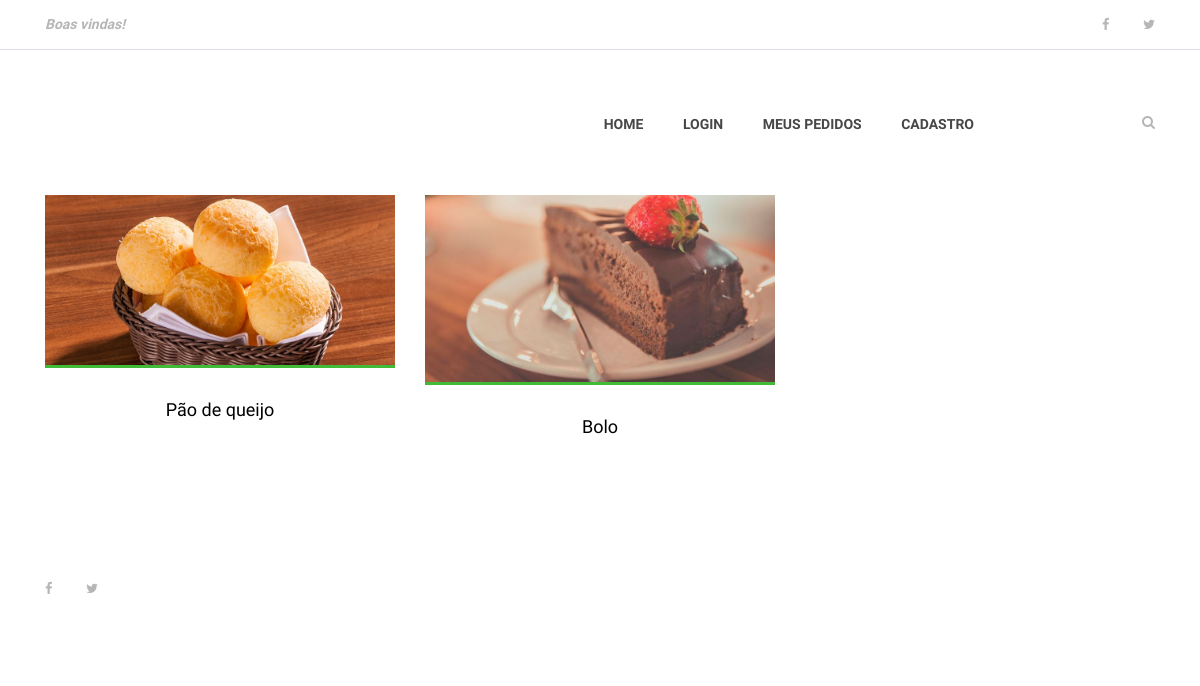
The app's page /buscar with its own data.
### receitas/models.py (models this page shows, shortened)
class Receita(models.Model):
    nome_receita = models.CharField(max_length=255)
    ingredientes = models.TextField()
    modo_de_preparo = models.TextField()
    tempo_preparo = models.IntegerField()
    rendimento = models.CharField(max_length=100)
    categoria = models.CharField(max_length=100)
    data_receita = models.DateTimeField(default=datetime.now, blank=True)
    publicada = models.BooleanField(default=False)
    foto_receita = models.ImageField(
        upload_to='fotos/%d/%m/%Y', blank='True')
    preco = models.DecimalField(max_digits=4, decimal_places=2)
    pessoa = models.ForeignKey(User, on_delete=models.CASCADE)

### receitas/views.py (the view)
# urls.py: path('buscar', views.buscar, name='buscar'),
@requires_csrf_token
def buscar(request):
    lista_receitas = Receita.objects.order_by(
        '-data_receita').filter(publicada=True)
    if 'buscar' in request.GET:
        nome_busca = request.GET['buscar']
        if buscar:
            lista_receitas = lista_receitas.filter(
                nome_receita__icontains=nome_busca)
    lista_dados = {
        'receitas': lista_receitas
    }
    return render(request, 'buscar.html', lista_dados)

### templates/buscar.html (shortened to what this page needs)
{% extends 'base.html' %}
{% load static%}
{% block content %}
    {% include 'partials/menu.html' %}
    <section class="best-receipe-area">
        <div class="container">
            <div class="row">
                {% if receitas %}
                {% for receita in receitas %}
                <div class="col-12 col-sm-6 col-lg-4">
                    <div class="single-best-receipe-area mb-30">
                        {% if receita.foto_receita  == '' %}
                            <img src="{% static 'img/bg-img/foto_receita.png' %}" alt="">
                        {% else %}
                            <img src="{{ receita.foto_receita.url }}" alt="">
                        {% endif %}
                        <div class="receipe-content">
                            <a href="{% url 'receita'  receita.id %}">
                                <h5> {{ receita.nome_receita }} </h5>
                            </a>
                        </div>
                    </div>
                </div>
                {% endfor %}
                {% else %}
                    <div class="col-12 col-sm-6 col-lg-4">
                        <p>Receita não encontrada </p>
                    </div>
                {% endif %}
            </div>
        </div>
    </section>
    {% include 'partials/footer.html'%}
{% endblock %}

### blog_receitas/static/site.css (style rules this page uses)
* { margin: 0; padding: 0; }
body { font-family: "Open Sans", sans-serif; font-size: 14px; }
h1, h2, h3, h4, h5, h6 { color: #000000; line-height: 1.3; font-weight: 600; }
a, a:hover, a:focus { -webkit-transition-duration: 500ms; transition-duration: 500ms; text-decoration: none; outline: 0 solid transparent; color: #000000; font-weight: 600; font-size: 14px; color: #474747; }
img { height: auto; max-width: 100%; }
.mb-30 { margin-bottom: 30px !important; }
.best-receipe-area { position: relative; z-index: 1; padding-bottom: 50px; }
.single-best-receipe-area { position: relative; z-index: 1; }
.single-best-receipe-area img { border-bottom: 3px solid #40ba37; }
.single-best-receipe-area .receipe-content { padding-top: 30px; text-align: center; }
.single-best-receipe-area .receipe-content h5 { font-size: 18px; margin-bottom: 10px; font-weight: 400; -webkit-transition-duration: 500ms; transition-duration: 500ms; }

### records on screen
Receita: foto_receita (picture), nome_receita "Pão de queijo"
Receita: foto_receita (picture), nome_receita "Bolo"
